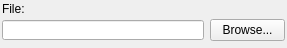
<?xml version="1.0" encoding="UTF-8"?>
<ui version="4.0">
 <class>QFileSelect</class>
 <widget class="QWidget" name="QFileSelect">
  <property name="geometry">
   <rect>
    <x>0</x>
    <y>0</y>
    <width>287</width>
    <height>48</height>
   </rect>
  </property>
  <property name="windowTitle">
   <string>Form</string>
  </property>
  <layout class="QVBoxLayout" name="verticalLayout">
   <property name="spacing">
    <number>3</number>
   </property>
   <property name="leftMargin">
    <number>2</number>
   </property>
   <property name="topMargin">
    <number>2</number>
   </property>
   <property name="rightMargin">
    <number>2</number>
   </property>
   <property name="bottomMargin">
    <number>2</number>
   </property>
   <item>
    <widget class="QLabel" name="lblFilePath">
     <property name="text">
      <string>File:</string>
     </property>
    </widget>
   </item>
   <item>
    <layout class="QHBoxLayout" name="_2">
     <property name="spacing">
      <number>6</number>
     </property>
     <property name="leftMargin">
      <number>0</number>
     </property>
     <property name="topMargin">
      <number>0</number>
     </property>
     <property name="rightMargin">
      <number>0</number>
     </property>
     <property name="bottomMargin">
      <number>0</number>
     </property>
     <item>
      <widget class="QLineEdit" name="leFilePath">
       <property name="sizePolicy">
        <sizepolicy hsizetype="MinimumExpanding" vsizetype="Fixed">
         <horstretch>0</horstretch>
         <verstretch>0</verstretch>
        </sizepolicy>
       </property>
       <property name="minimumSize">
        <size>
         <width>200</width>
         <height>0</height>
        </size>
       </property>
       <property name="maximumSize">
        <size>
         <width>16777215</width>
         <height>20</height>
        </size>
       </property>
      </widget>
     </item>
     <item>
      <widget class="QPushButton" name="btnBrowse">
       <property name="sizePolicy">
        <sizepolicy hsizetype="Fixed" vsizetype="Fixed">
         <horstretch>0</horstretch>
         <verstretch>0</verstretch>
        </sizepolicy>
       </property>
       <property name="maximumSize">
        <size>
         <width>75</width>
         <height>24</height>
        </size>
       </property>
       <property name="text">
        <string>Browse...</string>
       </property>
      </widget>
     </item>
    </layout>
   </item>
   <item>
    <spacer name="verticalSpacer">
     <property name="orientation">
      <enum>Qt::Vertical</enum>
     </property>
     <property name="sizeHint" stdset="0">
      <size>
       <width>20</width>
       <height>2</height>
      </size>
     </property>
    </spacer>
   </item>
  </layout>
 </widget>
 <resources/>
 <connections/>
</ui>
